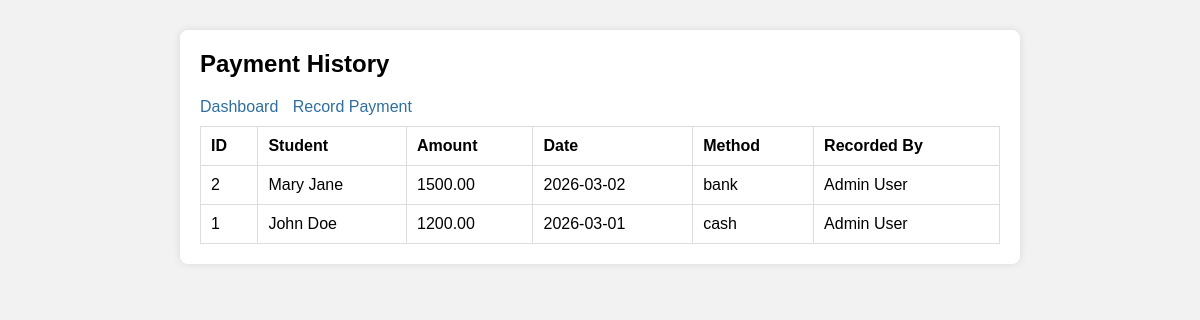
The app's page /index/payments.php (signed in) with its own data.
### tables this page shows
CREATE TABLE IF NOT EXISTS payments (
    id INT AUTO_INCREMENT PRIMARY KEY,
    student_id INT NOT NULL,
    amount DECIMAL(10,2) NOT NULL,
    payment_date DATE NOT NULL,
    method VARCHAR(50) DEFAULT 'cash',
    created_by INT,
    created_at TIMESTAMP DEFAULT CURRENT_TIMESTAMP,
    CONSTRAINT fk_payment_student FOREIGN KEY (student_id) REFERENCES students(id) ON DELETE CASCADE,
    CONSTRAINT fk_payment_user FOREIGN KEY (created_by) REFERENCES users(id) ON DELETE SET NULL
);

CREATE TABLE IF NOT EXISTS students (
    id INT AUTO_INCREMENT PRIMARY KEY,
    student_name VARCHAR(100) NOT NULL,
    class VARCHAR(50) NOT NULL,
    parent_phone VARCHAR(20),
    created_at TIMESTAMP DEFAULT CURRENT_TIMESTAMP
);

CREATE TABLE IF NOT EXISTS users (
    id INT AUTO_INCREMENT PRIMARY KEY,
    full_name VARCHAR(100) NOT NULL,
    email VARCHAR(100) NOT NULL UNIQUE,
    password VARCHAR(255) NOT NULL,
    role VARCHAR(30) DEFAULT 'admin',
    created_at TIMESTAMP DEFAULT CURRENT_TIMESTAMP
);

### index/payments.php (the view, shortened to what this page needs)
<?php
require_once '../config/db.php';
$sql = "SELECT p.id, s.student_name, p.amount, p.payment_date, p.method, u.full_name AS created_by
        FROM payments p
        JOIN students s ON p.student_id = s.id
        LEFT JOIN users u ON p.created_by = u.id
        ORDER BY p.id DESC";
$result = $conn->query($sql);
?>
<!DOCTYPE html>
<html>
<head>
    <link rel="stylesheet" href="style.css">
</head>
<body>
<div class="container">
    <h2>Payment History</h2>
    <div class="nav">
        <a href="dashboard.php">Dashboard</a>
        <a href="add_payment.php">Record Payment</a>
    </div>
    <table>
        <tr>
            <th>ID</th>
            <th>Student</th>
            <th>Amount</th>
            <th>Date</th>
            <th>Method</th>
            <th>Recorded By</th>
        </tr>
        <?php while ($row = $result->fetch_assoc()): ?>
            <tr>
                <td><?php echo (int)$row['id']; ?></td>
                <td><?php echo htmlspecialchars($row['student_name']); ?></td>
                <td><?php echo htmlspecialchars($row['amount']); ?></td>
                <td><?php echo htmlspecialchars($row['payment_date']); ?></td>
                <td><?php echo htmlspecialchars($row['method']); ?></td>
                <td><?php echo htmlspecialchars($row['created_by'] ?? 'N/A'); ?></td>
            </tr>
        <?php endwhile; ?>
    </table>
</div>
</body>
</html>

### index/style.css (style rules this page uses)
body { font-family: Arial, sans-serif; background: #f2f2f2; margin: 0; padding: 0; }
.container { width: 90%; max-width: 800px; margin: 30px auto; background: #fff; padding: 20px; border-radius: 8px; box-shadow: 0 0 8px rgba(0,0,0,0.1); }
h1, h2 { margin-top: 0; }
a { color: #2f6f9f; text-decoration: none; }
table { width: 100%; border-collapse: collapse; margin-top: 10px; }
table, th, td { border: 1px solid #ddd; }
th, td { padding: 10px; text-align: left; }
.nav a { margin-right: 10px; }

### records on screen
payments: id "2", student.student_name "Mary Jane", amount "1500.00", payment_date "2026-03-02", method "bank", created_by.full_name "Admin User"
payments: id "1", student.student_name "John Doe", amount "1200.00", payment_date "2026-03-01", method "cash", created_by.full_name "Admin User"
